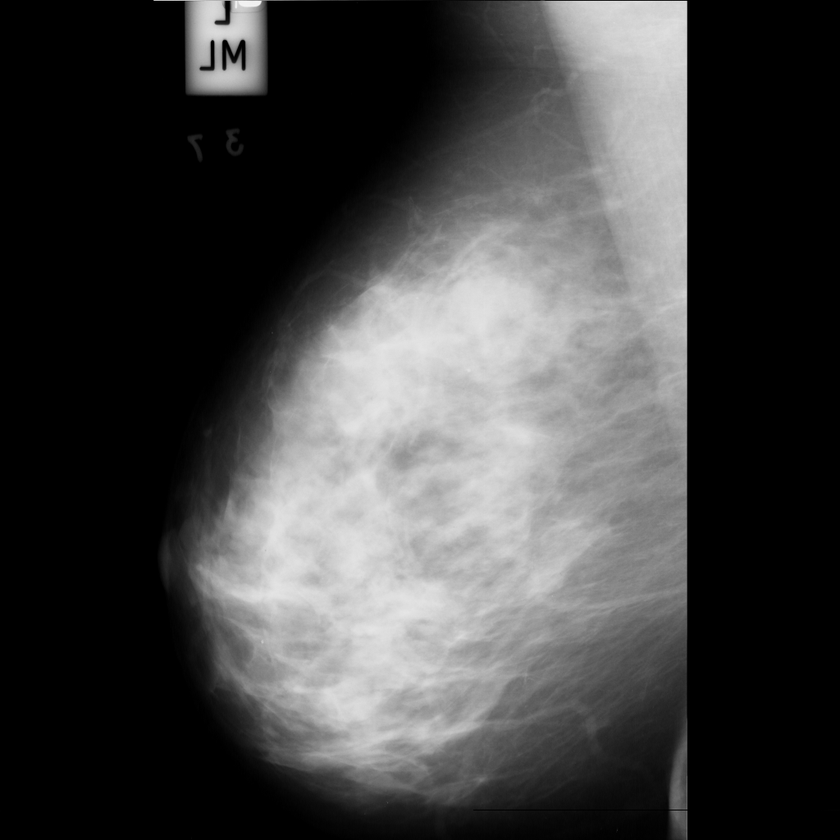
%> input picture mdb107.pgm, 840 x 840 px, shrunk from 1024 x 1024 before the run
$ octave --eval "result = CancerDetection(imread('mdb107.pgm'));"   (GNU Octave 9; MATLAB toolbox functions it lacks are replaced by stand-ins)
%> lines starting %> are read from the running program, lines starting %| are printed output that depends on the picture; in (x1, y1, x2, y2) boxes, pixels count from 0 and x2, y2 are one past the last pixel; in counts of white or black regions, pixels touching at a corner belong together; the program's own positions count from 1
function i2=CancerDetection(i)

k=i>=255*0.75;
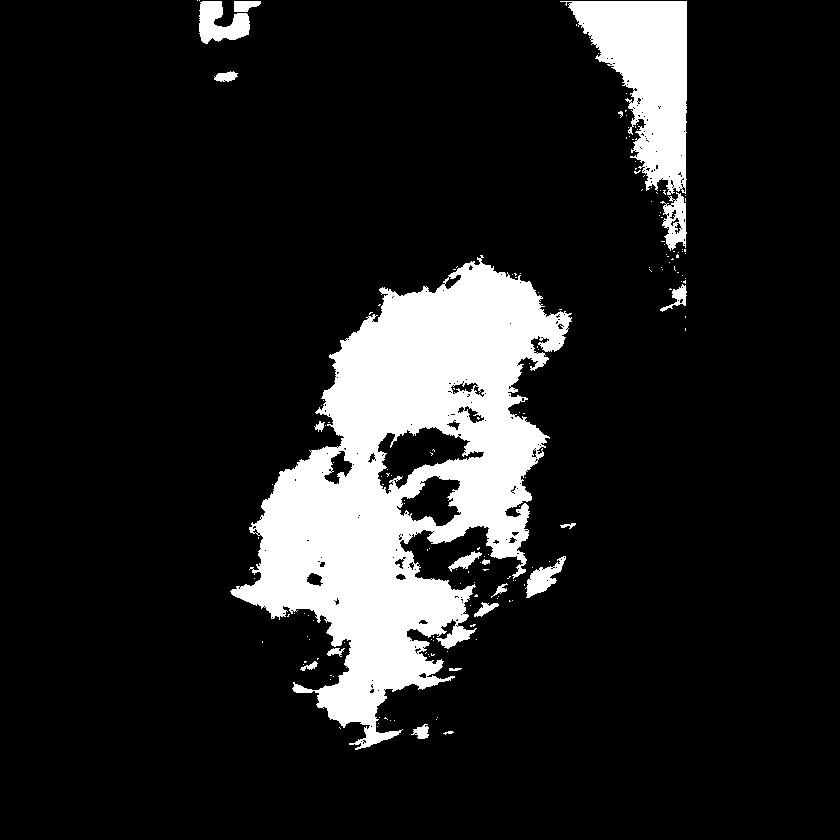
%> k: size 840x840 logical; 12.9% white; 169 white regions (150 under 20 px), largest, box (x1, y1, x2, y2) and area: (230, 255, 572, 750) 72905, (560, 1, 687, 195) 12787, (199, 1, 250, 44) 1380
k=medfilt2(k,[17 17]);
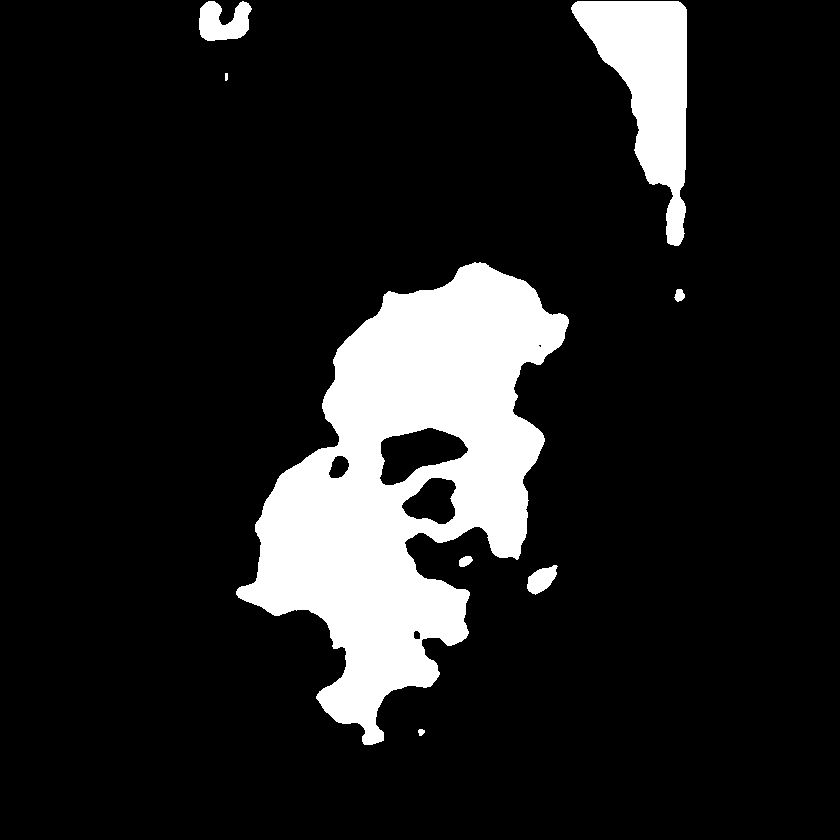
%> k: size 840x840 logical; 12.8% white; 8 white regions, largest, box (x1, y1, x2, y2) and area: (236, 262, 569, 745) 74383, (571, 1, 687, 246) 13585, (199, 1, 252, 41) 1480
k=bwareaopen(k,300);
%> k: size 840x840 logical; 12.8% white; 4 white regions, box (x1, y1, x2, y2) and area: (236, 262, 569, 745) 74383, (571, 1, 687, 246) 13585, (199, 1, 252, 41) 1480, (527, 565, 558, 595) 561
i2=bwfill(k,'holes');
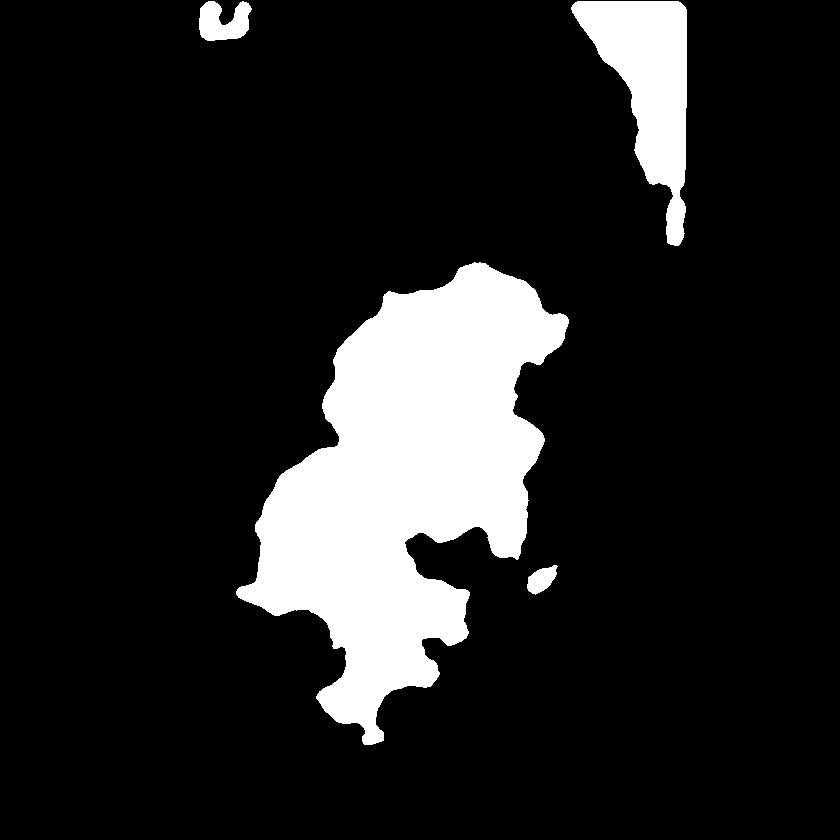
%> i2: size 840x840 logical; 13.5% white; 4 white regions, box (x1, y1, x2, y2) and area: (236, 262, 569, 745) 79463, (571, 1, 687, 246) 13585, (199, 1, 252, 41) 1480, (527, 565, 558, 595) 561
